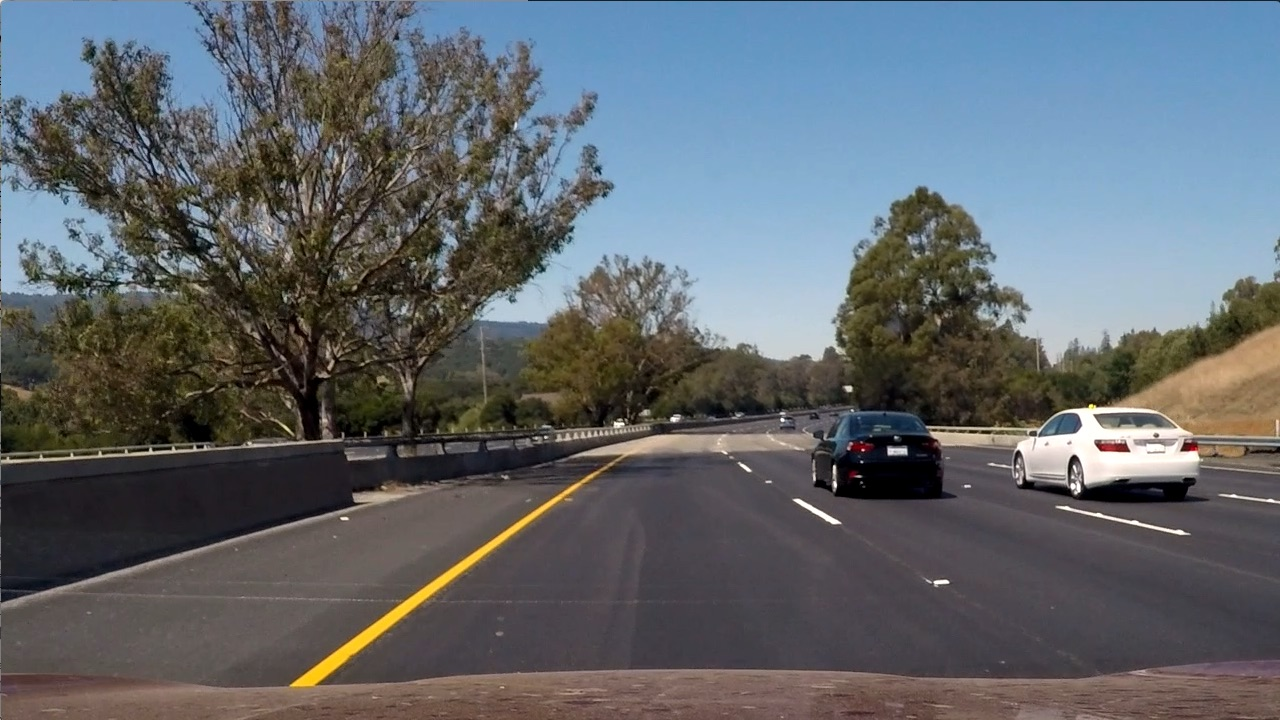
#> input picture Color-HLS/colorspace_test_images/test6.jpg, 1280 x 720 px
$ python rgb_to_hls.py
#> lines starting #> are read from the running program, lines starting #| are printed output that depends on the picture; after the words box and inside, x2 and y2 are one past the last pixel; in counts of white or black regions, pixels touching at a corner belong together
import matplotlib.pyplot as plt
import matplotlib.image as mpimg
import numpy as np
import cv2

# Read in an image, you can also try test1.jpg or test4.jpg
image = mpimg.imread('colorspace_test_images/test6.jpg')
#> image is the input picture: shape (720, 1280, 3); mean R, G, B 97, 102.6, 107.9

# TODO: Define a function that thresholds the S-channel of HLS
# Use exclusive lower bound (>) and inclusive upper (<=)
def hls_select(img, thresh=(0, 255)):
#> called with thresh = (90, 255)
    hls = cv2.cvtColor(img, cv2.COLOR_RGB2HLS)
#> hls: shape (720, 1280, 3); mean of channels 0, 1, 2 76.7, 102.2, 57.5
    s_channel = hls[:,:,2]
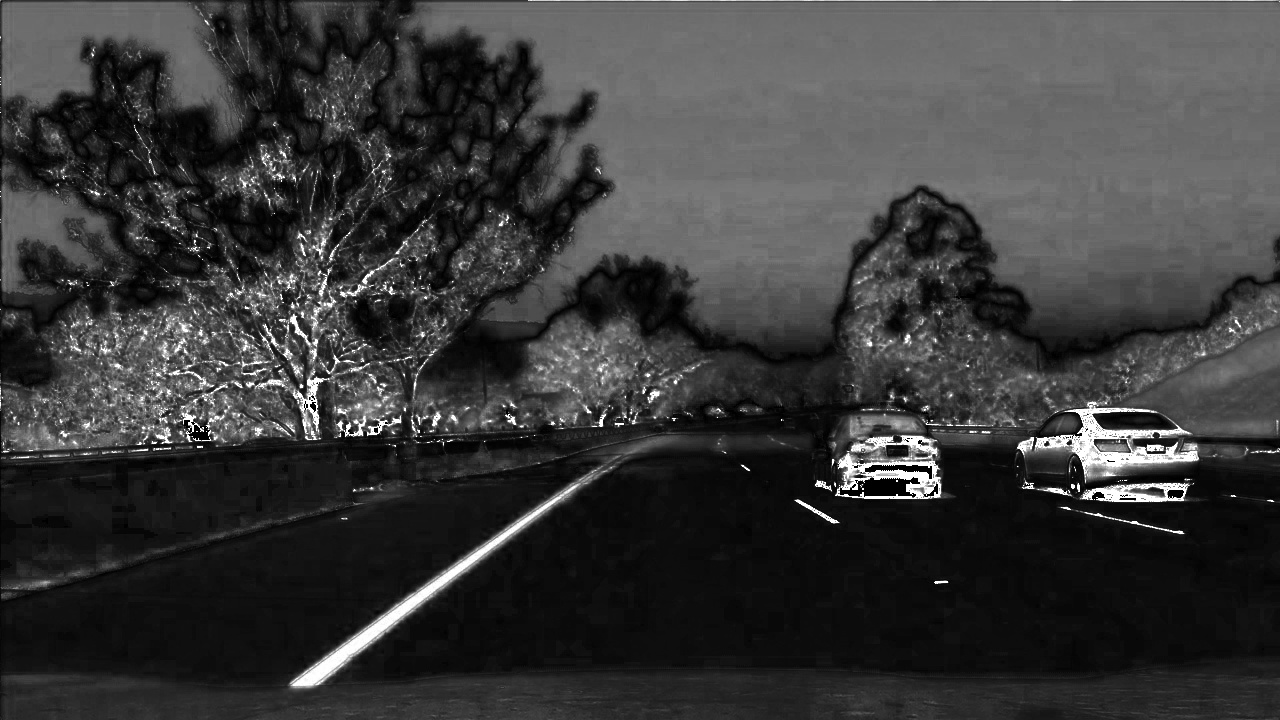
#> s_channel: shape (720, 1280); min 0, max 255, mean 57.5
    binary_output = np.zeros_like(s_channel)
    binary_output[(s_channel > thresh[0]) & (s_channel <= thresh[1])] = 1
    return binary_output

# Optional TODO - tune the threshold to try to match the above image!
hls_binary = hls_select(image, thresh=(90, 255))
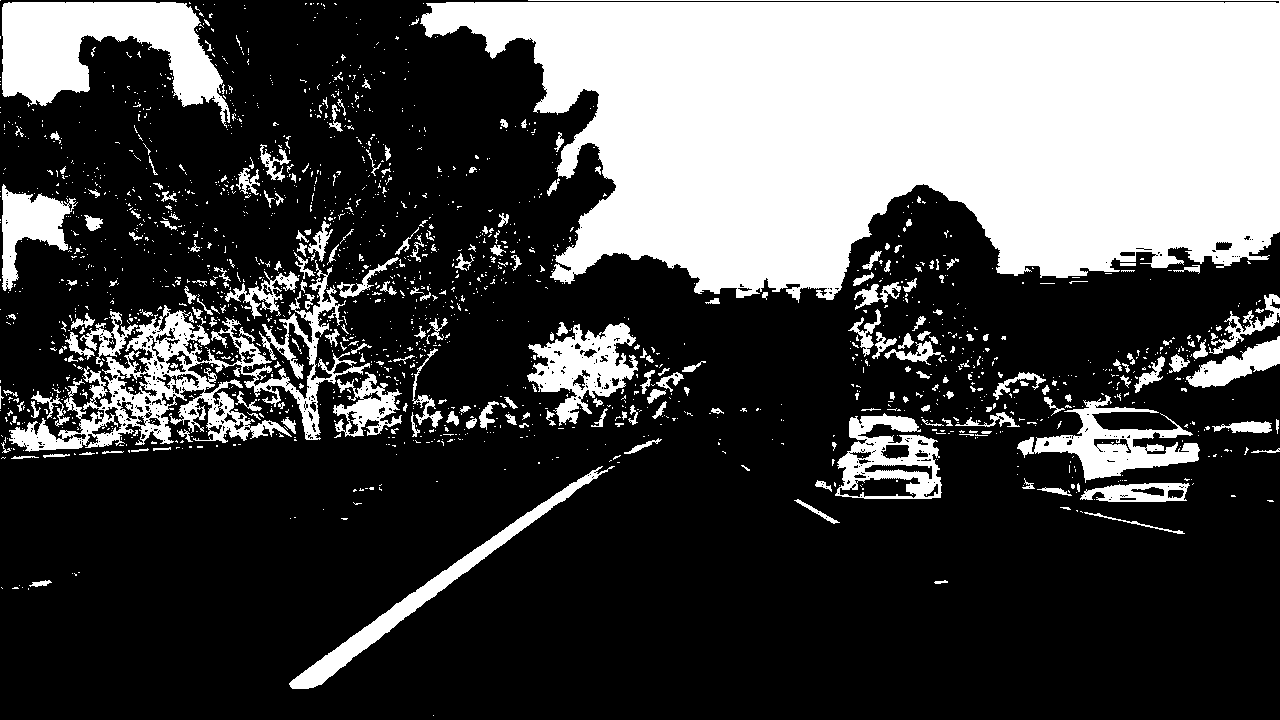
#> hls_binary: shape (720, 1280); values 0 (black) and 1 (white), 29.6% white; 1863 white regions (1622 under 20 px), largest, box (x1, y1, x2, y2) and area: (420, 0, 1280, 303) 187403, (9, 260, 370, 452) 15586, (2, 2, 230, 128) 14787

# Plot the result
f, (ax1, ax2) = plt.subplots(1, 2, figsize=(24, 9))
f.tight_layout()
ax1.imshow(image)
ax1.set_title('Original Image', fontsize=20)
ax2.imshow(hls_binary, cmap='gray')
ax2.set_title('Thresholded S', fontsize=20)
plt.subplots_adjust(left=0., right=1, top=0.9, bottom=0.)
plt.show()
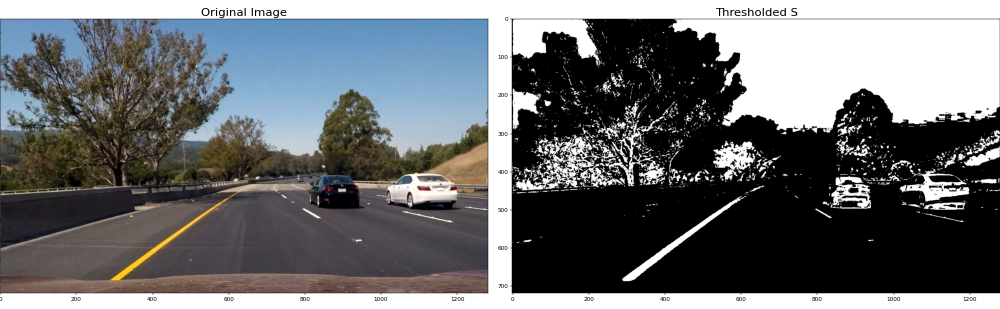
#> figure drawn by matplotlib, 2 panels

$ run again, with Color-HLS/colorspace_test_images/test1.jpg copied over Color-HLS/colorspace_test_images/test6.jpg
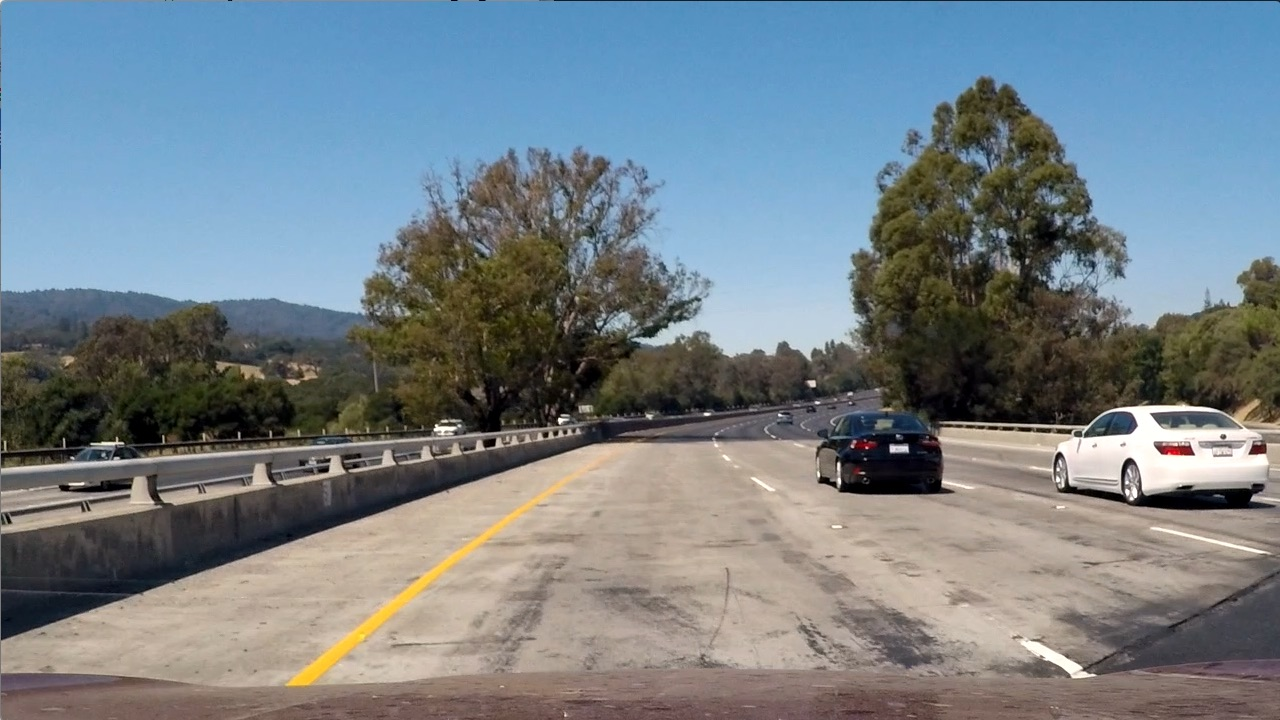
#> input picture Color-HLS/colorspace_test_images/test1.jpg, 1280 x 720 px
#> image is the input picture: shape (720, 1280, 3); mean R, G, B 117.5, 128.7, 135.5
#> hls: shape (720, 1280, 3); mean of channels 0, 1, 2 60.2, 126.7, 74.4
#> `hls_binary = hls_select(image, thresh=(90, 255))`:
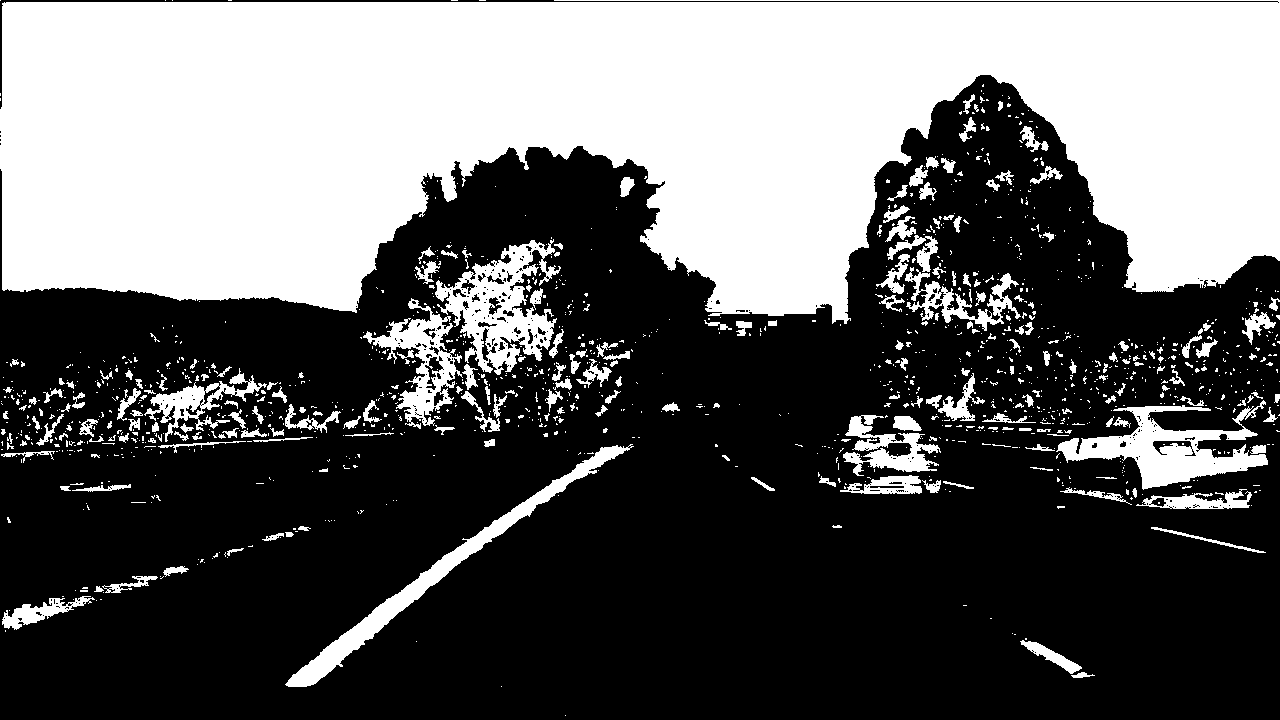
#> hls_binary: shape (720, 1280); values 0 (black) and 1 (white), 38.8% white; 1339 white regions (1101 under 20 px), largest, box (x1, y1, x2, y2) and area: (0, 0, 1280, 324) 299026, (435, 239, 561, 375) 7257, (1056, 400, 1268, 490) 7165
#> `plt.show()`:
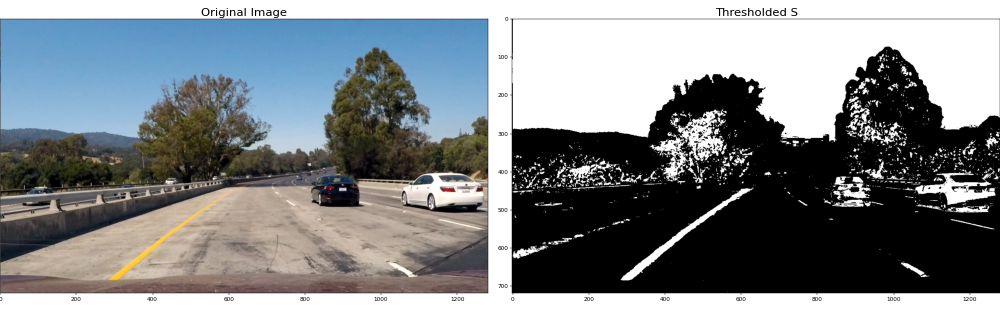
#> figure drawn by matplotlib, 2 panels

$ run again, with Color-HLS/colorspace_test_images/test4.jpg copied over Color-HLS/colorspace_test_images/test6.jpg
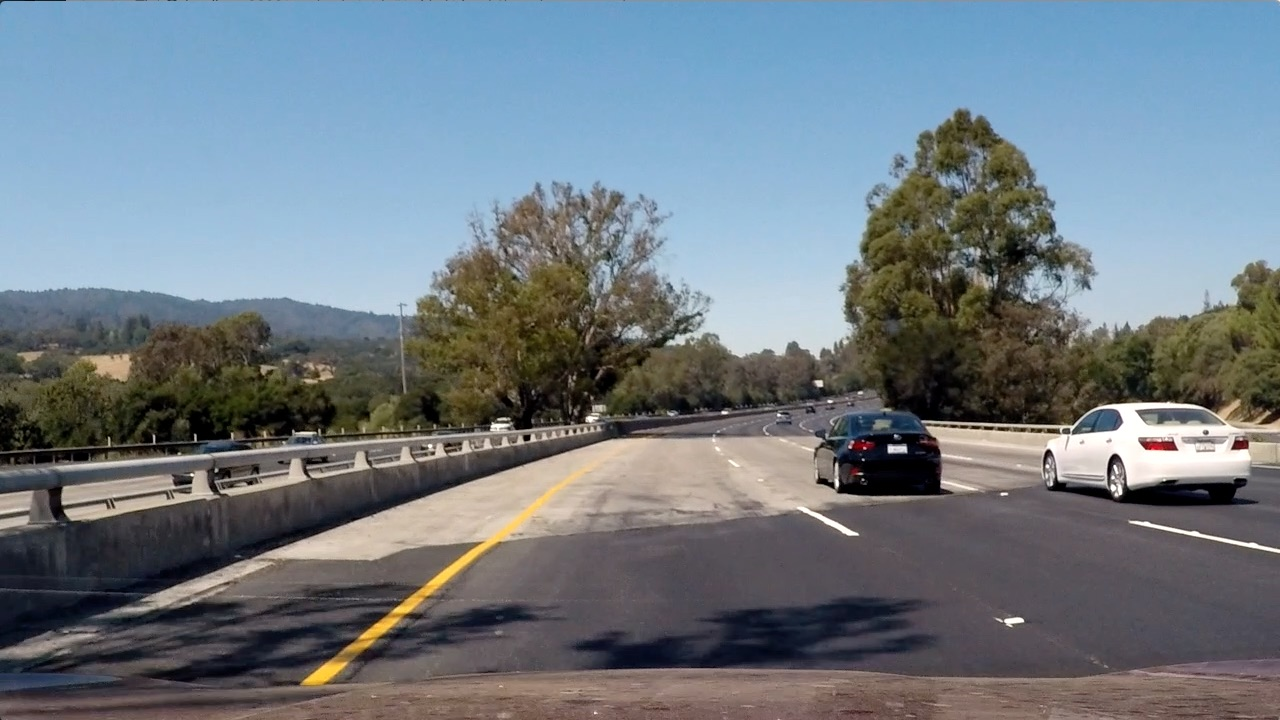
#> input picture Color-HLS/colorspace_test_images/test4.jpg, 1280 x 720 px
#> image is the input picture: shape (720, 1280, 3); mean R, G, B 112.2, 122.7, 130.9
#> hls: shape (720, 1280, 3); mean of channels 0, 1, 2 80.5, 121.4, 71.8
#> `hls_binary = hls_select(image, thresh=(90, 255))`:
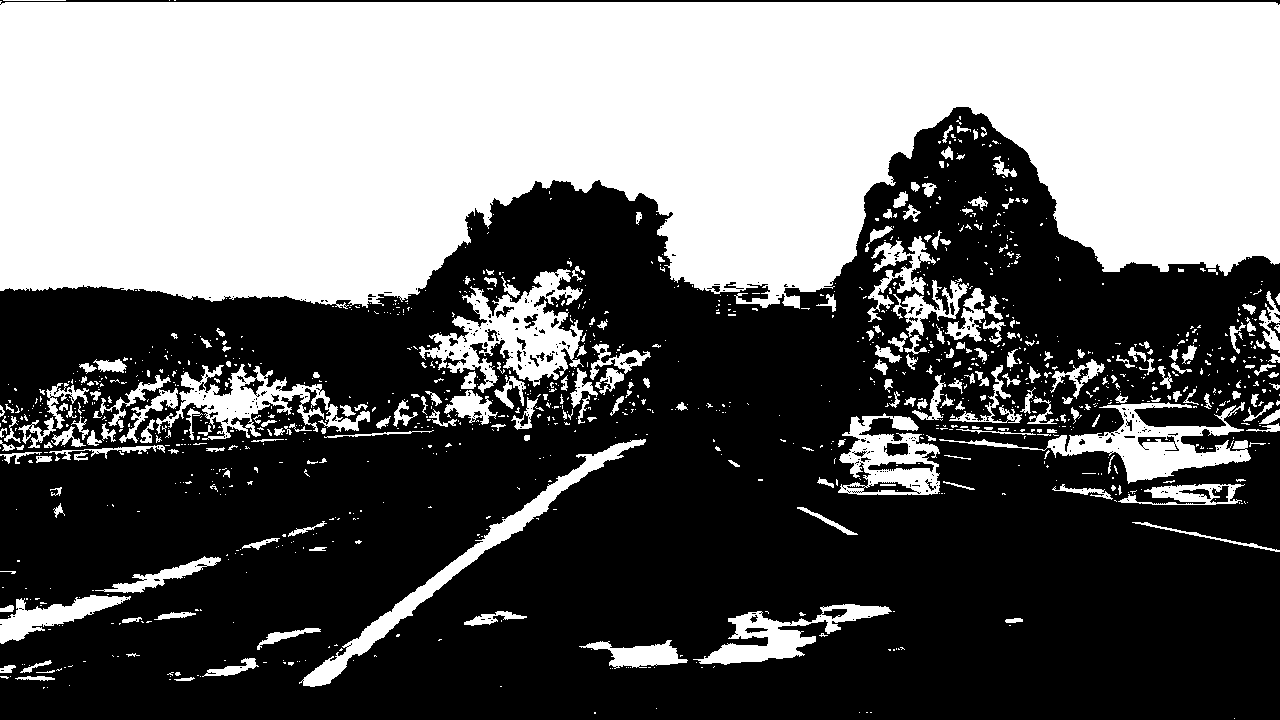
#> hls_binary: shape (720, 1280); values 0 (black) and 1 (white), 42.1% white; 1215 white regions (963 under 20 px), largest, box (x1, y1, x2, y2) and area: (0, 1, 1280, 309) 315563, (419, 269, 584, 393) 8217, (939, 402, 1251, 484) 6713
#> `plt.show()`:
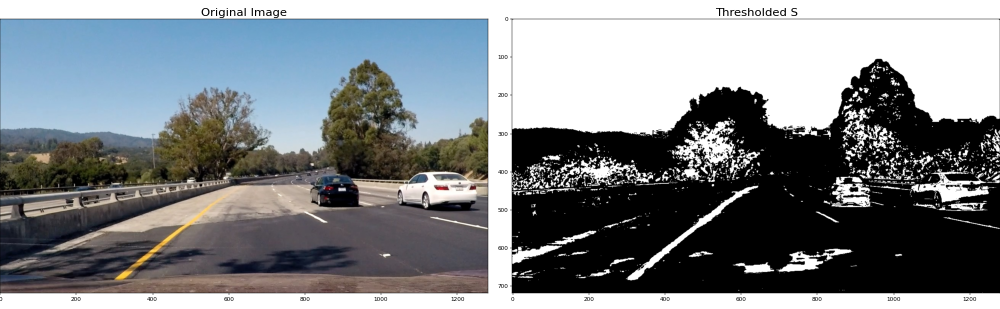
#> figure drawn by matplotlib, 2 panels
